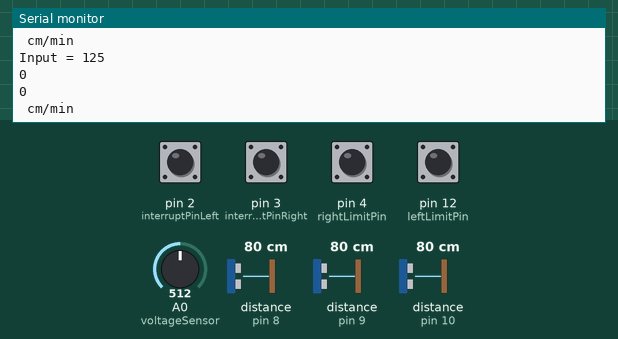
Simulated run of this sketch. Board: Arduino Uno, built with avr-gcc and run on an emulated ATmega328P. Parts: the last lines printed to the serial monitor. The test bench sets the inputs (shaded band); at power-on: pin 2 (interruptPinLeft), pin 3 (interruptPinRight), pin 4 (rightLimitPin), pin 12 (leftLimitPin) HIGH, distance to the obstacle (sensors on pin 8, pin 9, pin 10) 80 cm, A0 (voltageSensor) = 512. The echo pulse lasts 58.3 µs per cm.

Above: at 1.2 s.
1.3 s: distance to the obstacle (sensor on pin 8) set to 60 cm
4.3 s: distance to the obstacle (sensor on pin 9) set to 2 cm
7.3 s: distance to the obstacle (sensor on pin 10) set to 9 cm
10.3 s: distance to the obstacle (sensor on pin 8) set to 35 cm
At 10.8 s:
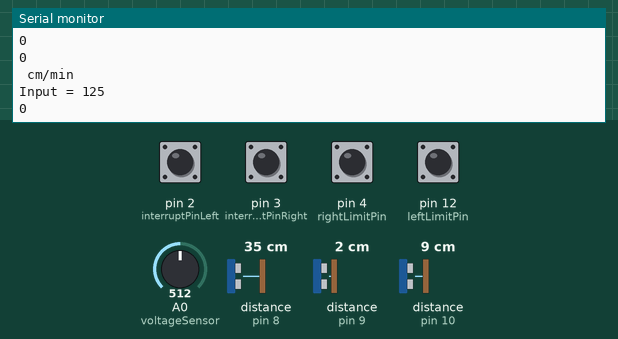
13.3 s: distance to the obstacle (sensor on pin 10) set to 4 cm
At 13.8 s:
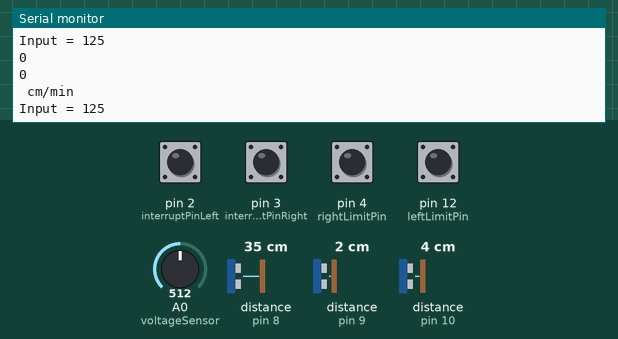
16.3 s: A0 (voltageSensor) set to 418
At 16.8 s:
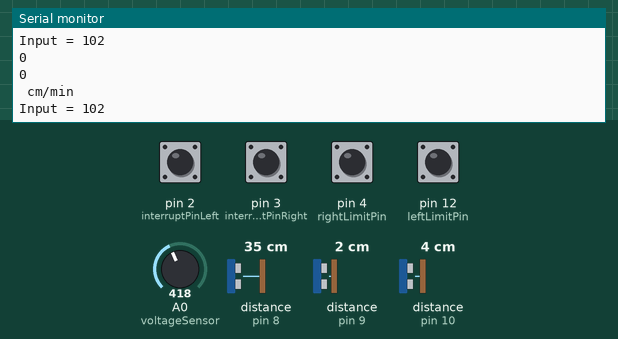
19.3 s: A0 (voltageSensor) set to 398
At 19.8 s:
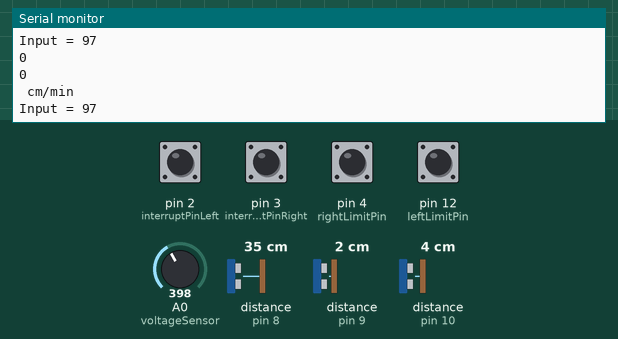
Timing chart, 0 to 22.3 s (numbered marks = the images above; inputs shaded):
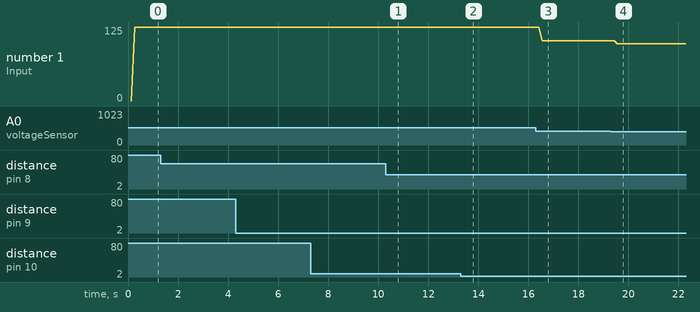

The sketch:

arduino_slave_12NOV2021.ino
```cpp
// Include NewPing Library for HC-SR04 sensor
#include <NewPing.h>
#include <Wire.h>
const int voltageSensor = A0;

float vOUT = 0.0;
float vIN = 0.0;
float R1 = 30000.0;
float R2 = 7500.0;
int value = 0;
byte voltage;

// Hook up 4 HC-SR04 sensors in 1-pin mode
// Sensor 0
#define TRIGGER_PIN_0  8
#define ECHO_PIN_0     8

// Sensor 1
#define TRIGGER_PIN_1  9
#define ECHO_PIN_1     9

// Sensor 2
#define TRIGGER_PIN_2  10
#define ECHO_PIN_2     10

// Sensor 3
#define TRIGGER_PIN_3  11
#define ECHO_PIN_3     11

#define leftLimitPin  12
#define rightLimitPin 4

// Maximum Distance is 260 cm
#define MAX_DISTANCE 260

// Create objects for ultrasonic sensors
NewPing sensor0(TRIGGER_PIN_0, ECHO_PIN_0, MAX_DISTANCE);
NewPing sensor1(TRIGGER_PIN_1, ECHO_PIN_1, MAX_DISTANCE);
NewPing sensor2(TRIGGER_PIN_2, ECHO_PIN_2, MAX_DISTANCE);
NewPing sensor3(TRIGGER_PIN_3, ECHO_PIN_3, MAX_DISTANCE);

// Define return data array, one element per sensor
int distance[8];

// Define counter to count bytes in response
int bcount = 0;

// interrupt

float leftTic = 0;
float rightTic = 0;
//byte leftSpeed ;
//byte rightSpeed ;
int leftOldtime = 0;
int rightOldtime = 0;
int leftTime ;
int rightTime ;
byte leftDistance;
byte rightDistance;
const byte interruptPinLeft = 2;
const byte interruptPinRight = 3;

void setup() {
  Wire.begin(8);                /* join i2c bus with address 8 */
  Wire.onReceive(receiveEvent); /* register receive event */
  Wire.onRequest(requestEvent); /* register request event */
  Serial.begin(9600);          /* start serial for debug */
  pinMode(interruptPinLeft, INPUT_PULLUP);
  pinMode(interruptPinRight, INPUT_PULLUP);
  attachInterrupt(digitalPinToInterrupt(interruptPinLeft), leftIsr, RISING);
  attachInterrupt(digitalPinToInterrupt(interruptPinRight), rightIsr, RISING);

  pinMode(leftLimitPin, INPUT_PULLUP);
  pinMode(rightLimitPin, INPUT_PULLUP);
}

void loop() {
  RightSpeed();
  LeftSpeed();
  readDistance();

  value = analogRead(voltageSensor);
  vOUT = (value * 5.0) / 1024.0;
  vIN = vOUT / (R2/(R1+R2));
  Serial.print("Input = ");
  Serial.println(voltage);
  voltage = vIN*10;

}

// function that executes whenever data is received from master
void receiveEvent(int howMany) {
  while (0 < Wire.available()) {
    byte mcu = Wire.read();      /* receive byte as a character */
    Serial.print(mcu);           /* print the character */
  }
  Serial.println();             /* to newline */
}

void requestEvent() {

  // Define a byte to hold data
  byte val;

  // Cycle through data
  // First response is always 255 to mark beginning
  switch (bcount) {
    case 0:
      val = 255;
      break;
    case 1:
      val = distance[0];
      break;
    case 2:
      val = distance[1];
      break;
    case 3:
      val = distance[2];
      break;
    case 4:
      val = voltage;
      break;
    case 5:
      val = distance[4];
      break;
    case 6:
      val = distance[5];
      break;
    case 7:
      val = distance[6];
      break;
    case 8:
      val = distance[7];
      break;
  }

  // Send response back to Master
  Wire.write(val);

  // Increment byte counter
  bcount = bcount + 1;
  if (bcount > 8) bcount = 0;

}

void readDistance()
{
  distance[0] = sensor0.ping_cm();
  if (distance[0] > 254 ) {
    distance[0] = 254;
  }
  delay(20);

  distance[1] = sensor1.ping_cm();
  if (distance[1] > 254 ) {
    distance[1] = 254;
  }
  delay(20);

  distance[2] = sensor2.ping_cm();
  if (distance[2] > 254 ) {
    distance[2] = 254;
  }
  delay(20);


  /*distance[3] = voltage;
  if (distance[3] > 254 ) {
    distance[3] = 254;
  }
  delay(20);*/

  distance[4] = digitalRead(leftLimitPin);
  delay(20);

  distance[5] = digitalRead(rightLimitPin);
  delay(20);

  distance[6] = leftDistance;
  distance[7] = rightDistance;
  delay(20);
/*Serial.print("Distance...............");
Serial.println(distance[0]);
Serial.print("Distance...............");
Serial.println(distance[1]);
Serial.print("Distance...............");
Serial.println(distance[2]);*/

}


void leftIsr() {
  leftTic++;
}

void rightIsr() {
  rightTic++;
}

void LeftSpeed() {
  detachInterrupt(digitalPinToInterrupt(interruptPinLeft));
  leftTime = millis() - leftOldtime;
  leftDistance = leftTic * (21.4 / 28); // circumference of wheel = 21.4 cm and no of tic on left is 28
  //int leftSpeed = (leftDistance / (leftTime * 60000));   // /min
  leftOldtime = millis();
  Serial.println(leftDistance); // WITHOUT PRINTING THIS ERRORS FOUND IN ESP32 REPL
  Serial.println(rightDistance); // WITHOUT PRINTING THIS ERRORS FOUND IN ESP32 REPL
    Serial.println(" cm/min");
  leftTic = 0;


  attachInterrupt(digitalPinToInterrupt (interruptPinLeft), leftIsr, RISING);
  return leftDistance;
}

void RightSpeed() {
  detachInterrupt(digitalPinToInterrupt(interruptPinRight));
  rightTime = millis() - rightOldtime;
  rightDistance = rightTic * (21.4 / 28); // circumference of wheel = 21.4 cm and no of tic on left is 28
  //int rightSpeed =  (rightDistance/rightTime)  ;//rightDistance / (rightTime * 60000));   // /min
  rightOldtime = millis();
  /*Serial.print(rightSpeed);
    Serial.println(" cm/min");*/
  rightTic = 0;


  attachInterrupt(digitalPinToInterrupt (interruptPinRight), rightIsr, RISING);
  return rightDistance;

}
```

Measured:
- after the input at 16.3 s, the serial monitor: prints a new line after 0.25 s (image 3)
- after the input at 19.3 s, the serial monitor: prints a new line after 0.25 s (image 4)
- plotted number 1: 125 → 102 after the input at 16.3 s, 102 → 97 after the input at 19.3 s
